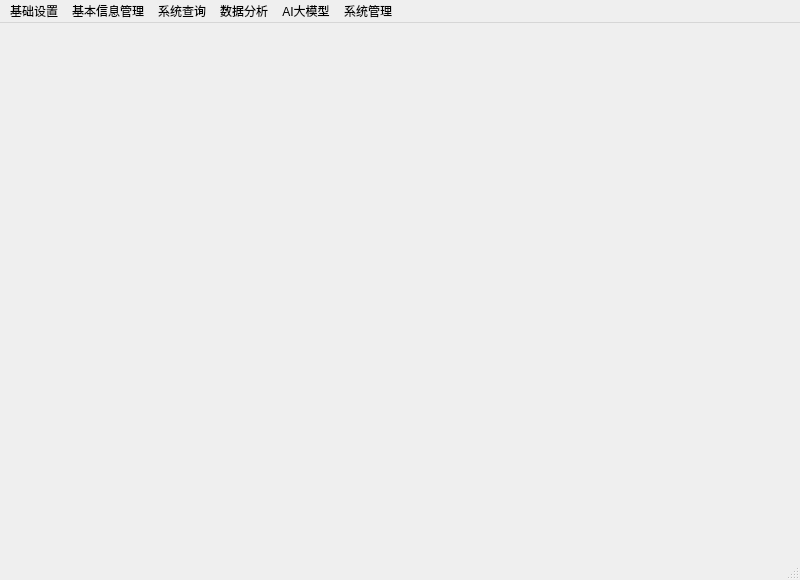
<?xml version="1.0" encoding="UTF-8"?>
<ui version="4.0">
 <class>DashBoard</class>
 <widget class="QMainWindow" name="DashBoard">
  <property name="geometry">
   <rect>
    <x>0</x>
    <y>0</y>
    <width>800</width>
    <height>580</height>
   </rect>
  </property>
  <property name="minimumSize">
   <size>
    <width>800</width>
    <height>580</height>
   </size>
  </property>
  <property name="maximumSize">
   <size>
    <width>800</width>
    <height>580</height>
   </size>
  </property>
  <property name="windowTitle">
   <string>学生成绩管理系统 | 控制台</string>
  </property>
  <property name="windowIcon">
   <iconset resource="rc.qrc">
    <normaloff>:/ico/images/appstu.ICO</normaloff>:/ico/images/appstu.ICO</iconset>
  </property>
  <property name="styleSheet">
   <string notr="true"/>
  </property>
  <property name="toolButtonStyle">
   <enum>Qt::ToolButtonStyle::ToolButtonIconOnly</enum>
  </property>
  <property name="animated">
   <bool>true</bool>
  </property>
  <widget class="QWidget" name="centralwidget">
   <property name="styleSheet">
    <string notr="true">border-image: url(:/jpg/images/main.jpg);</string>
   </property>
  </widget>
  <widget class="QStatusBar" name="statusbar"/>
  <widget class="QMenuBar" name="menuBar">
   <property name="geometry">
    <rect>
     <x>0</x>
     <y>0</y>
     <width>800</width>
     <height>27</height>
    </rect>
   </property>
   <widget class="QMenu" name="menu">
    <property name="title">
     <string>基础设置</string>
    </property>
    <addaction name="majorSettingAction"/>
    <addaction name="classSettingAction"/>
    <addaction name="subjectSettingAction"/>
   </widget>
   <widget class="QMenu" name="menu_2">
    <property name="title">
     <string>基本信息管理</string>
    </property>
    <addaction name="studentDataAction"/>
    <addaction name="scoreDataAction"/>
   </widget>
   <widget class="QMenu" name="menu_3">
    <property name="title">
     <string>系统查询</string>
    </property>
    <addaction name="studentSearchAction"/>
    <addaction name="scoreSearchAction"/>
   </widget>
   <widget class="QMenu" name="menu_4">
    <property name="title">
     <string>系统管理</string>
    </property>
    <addaction name="adminSettingAction"/>
    <addaction name="exitAction"/>
   </widget>
   <widget class="QMenu" name="menu_5">
    <property name="title">
     <string>数据分析</string>
    </property>
    <addaction name="scoreAnalysisAction"/>
    <addaction name="majorAnalysisAction"/>
   </widget>
   <widget class="QMenu" name="menuAI">
    <property name="title">
     <string>AI大模型</string>
    </property>
    <addaction name="aiChatAction"/>
    <addaction name="aiScoreAction"/>
   </widget>
   <addaction name="menu"/>
   <addaction name="menu_2"/>
   <addaction name="menu_3"/>
   <addaction name="menu_5"/>
   <addaction name="menuAI"/>
   <addaction name="menu_4"/>
  </widget>
  <action name="majorSettingAction">
   <property name="text">
    <string>专业设置</string>
   </property>
  </action>
  <action name="classSettingAction">
   <property name="text">
    <string>班级设置</string>
   </property>
  </action>
  <action name="subjectSettingAction">
   <property name="text">
    <string>课程设置</string>
   </property>
  </action>
  <action name="action_4">
   <property name="text">
    <string>考试类别设置</string>
   </property>
  </action>
  <action name="studentDataAction">
   <property name="text">
    <string>学生信息管理</string>
   </property>
  </action>
  <action name="scoreDataAction">
   <property name="text">
    <string>成绩管理</string>
   </property>
  </action>
  <action name="studentSearchAction">
   <property name="text">
    <string>学生信息查询</string>
   </property>
  </action>
  <action name="scoreSearchAction">
   <property name="text">
    <string>学生成绩查询</string>
   </property>
  </action>
  <action name="adminSettingAction">
   <property name="text">
    <string>用户信息维护</string>
   </property>
  </action>
  <action name="exitAction">
   <property name="text">
    <string>退出</string>
   </property>
  </action>
  <action name="scoreAnalysisAction">
   <property name="text">
    <string>学生成绩分析</string>
   </property>
  </action>
  <action name="majorAnalysisAction">
   <property name="text">
    <string>专业人数分析</string>
   </property>
  </action>
  <action name="action">
   <property name="text">
    <string>专业查询</string>
   </property>
  </action>
  <action name="aiChatAction">
   <property name="text">
    <string>智能机器人</string>
   </property>
  </action>
  <action name="aiScoreAction">
   <property name="text">
    <string>AI模型分析成绩</string>
   </property>
  </action>
 </widget>
 <resources>
  <include location="rc.qrc"/>
 </resources>
 <connections>
  <connection>
   <sender>exitAction</sender>
   <signal>triggered()</signal>
   <receiver>DashBoard</receiver>
   <slot>close()</slot>
   <hints>
    <hint type="sourcelabel">
     <x>-1</x>
     <y>-1</y>
    </hint>
    <hint type="destinationlabel">
     <x>395</x>
     <y>291</y>
    </hint>
   </hints>
  </connection>
 </connections>
 <slots>
  <signal>signal1()</signal>
 </slots>
</ui>
